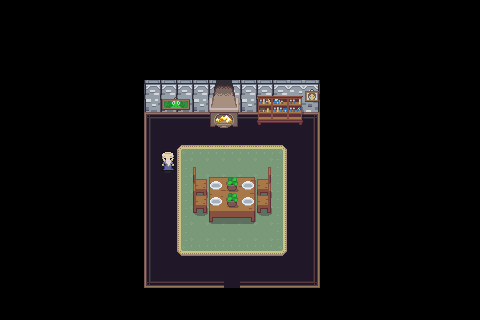

Tiled map render using the project's own tile images. Description and the map definition, with tile-layer contents summarised, below:
An orthogonal 30x20 tile map with 16x16 px tiles, 15 tile layers (L0, L1, L2, L3, ...), 7 tilesets and 1 object.

<map version="1.10" tiledversion="1.11.2" orientation="orthogonal" renderorder="right-down" width="30" height="20" tilewidth="16" tileheight="16" infinite="0" nextlayerid="24" nextobjectid="3">
 <properties>
  <property name="pos" type="class" propertytype="pos3">
   <properties>
    <property name="x" type="int" value="0" />
    <property name="y" type="int" value="0" />
    <property name="z" type="int" value="0" />
   </properties>
  </property>
 </properties>
 <tileset firstgid="1" source="../../../../game/assets/art/cave.tsx" />
 <tileset firstgid="1001" source="../../../../game/assets/art/properties.tsx" />
 <tileset firstgid="2001" source="../../../../game/assets/art/monsters/npc_test.tsx" />
 <tileset firstgid="2129" source="../../../../game/assets/art/materials2.tsx" />
 <tileset firstgid="2193" source="../../../../game/assets/art/overworld.tsx" />
 <tileset firstgid="3633" source="../../../../game/assets/art/inner.tsx" />
 <tileset firstgid="4633" source="../../../../game/assets/art/npcs/old_man.tsx" />
 <layer id="17" name="L0" width="30" height="20">
  <data>[600 cells, 33 non-empty, 9 distinct tile ids]</data>
 </layer>
 <layer id="1" name="L1" width="30" height="20">
  <data>[600 cells, 225 non-empty, 10 distinct tile ids]</data>
 </layer>
 <layer id="5" name="L2" width="30" height="20">
  <data>[600 cells, 293 non-empty, 22 distinct tile ids]</data>
 </layer>
 <layer id="8" name="L3" width="30" height="20">
  <data>[600 cells, 17 non-empty, 17 distinct tile ids]</data>
 </layer>
 <layer id="15" name="L4" width="30" height="20">
  <data>[600 cells, 6 non-empty, 2 distinct tile ids]</data>
 </layer>
 <layer id="16" name="L5" width="30" height="20">
  <data>[600 cells, 6 non-empty, 6 distinct tile ids]</data>
 </layer>
 <layer id="12" name="Monsters" width="30" height="20">
  <data>[600 cells, 0 non-empty, 0 distinct tile ids]</data>
 </layer>
 <layer id="23" name="NPCs" width="30" height="20">
  <data>[600 cells, 2 non-empty, 2 distinct tile ids]</data>
 </layer>
 <layer id="13" name="Items" width="30" height="20">
  <data>[600 cells, 0 non-empty, 0 distinct tile ids]</data>
 </layer>
 <layer id="7" name="L6" width="30" height="20">
  <data>[600 cells, 2 non-empty, 2 distinct tile ids]</data>
 </layer>
 <layer id="4" name="L7" width="30" height="20">
  <data>[600 cells, 0 non-empty, 0 distinct tile ids]</data>
 </layer>
 <layer id="18" name="L8" width="30" height="20">
  <data>[600 cells, 0 non-empty, 0 distinct tile ids]</data>
 </layer>
 <layer id="19" name="L9" width="30" height="20">
  <data>[600 cells, 0 non-empty, 0 distinct tile ids]</data>
 </layer>
 <layer id="20" name="L10" width="30" height="20">
  <data>[600 cells, 0 non-empty, 0 distinct tile ids]</data>
 </layer>
 <layer id="22" name="L11" width="30" height="20">
  <data>[600 cells, 0 non-empty, 0 distinct tile ids]</data>
 </layer>
 <objectgroup id="14" name="Portals">
  <object id="2" x="224.37" y="287.966" width="15.8125" height="16.8409">
   <properties>
    <property name="p1" type="class" propertytype="portal">
     <properties>
      <property name="room" value="0" />
      <property name="world" value="" />
      <property name="x" type="int" value="20" />
      <property name="y" type="int" value="9" />
     </properties>
    </property>
   </properties>
  </object>
 </objectgroup>
</map>
